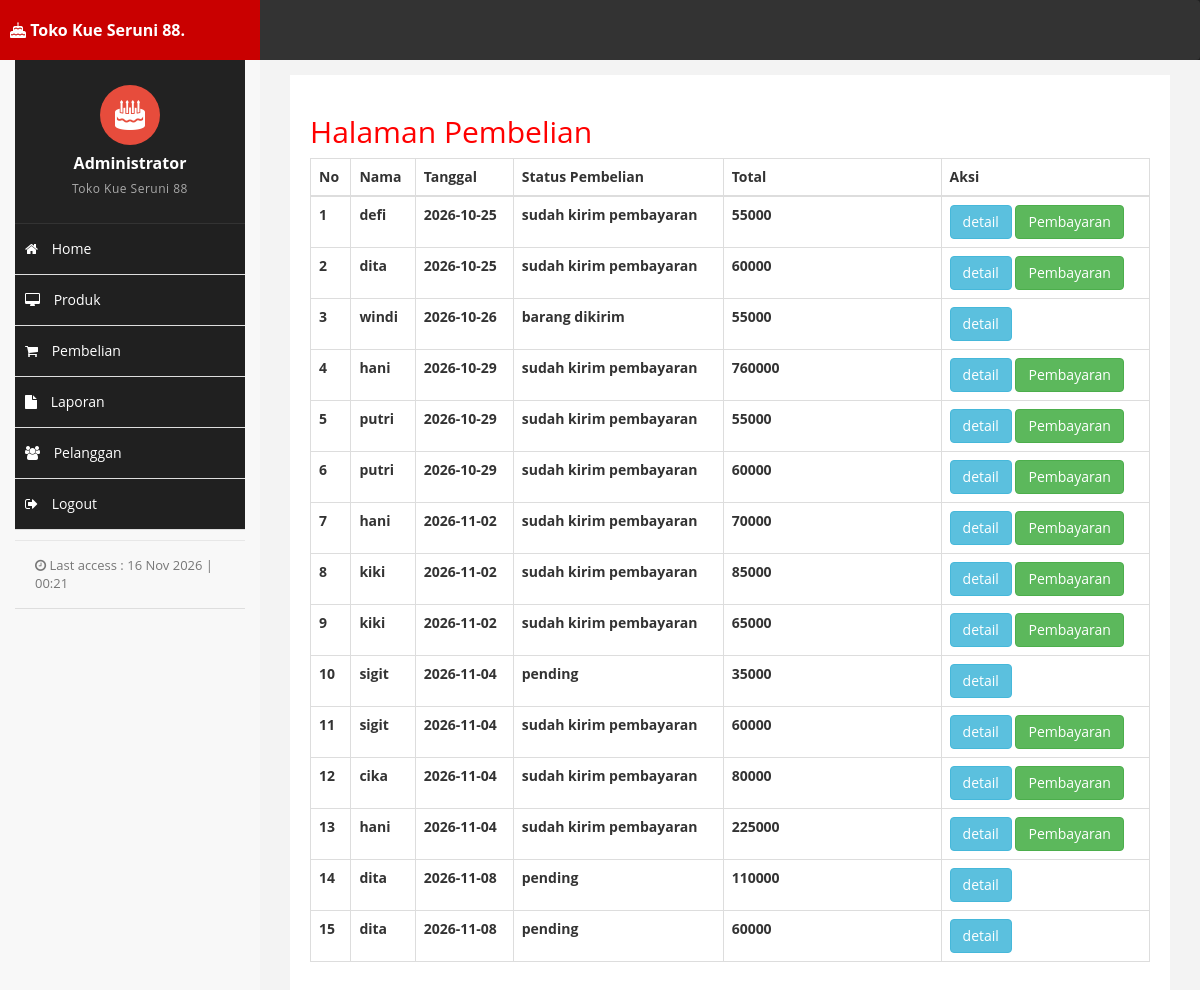
Page /admin/index.php?halaman=pembelian (signed in) on the committed database.
### tables this page shows
CREATE TABLE `pembelian` (
  `id_pembelian` int(11) NOT NULL,
  `id_pelanggan` int(11) NOT NULL,
  `id_ongkir` int(11) DEFAULT NULL,
  `tanggal_pembelian` date NOT NULL,
  `total_pembelian` int(11) NOT NULL,
  `nama_ekspedisi` varchar(50) NOT NULL,
  `tarif` int(11) NOT NULL,
  `alamat_pengiriman` text NOT NULL,
  `status_pembelian` varchar(100) NOT NULL DEFAULT 'pending',
  `resi_pengiriman` varchar(20) NOT NULL
);

CREATE TABLE `pelanggan` (
  `id_pelanggan` int(11) NOT NULL,
  `email_pelanggan` varchar(50) NOT NULL,
  `password_pelanggan` varchar(50) NOT NULL,
  `nama_pelanggan` varchar(50) NOT NULL,
  `telepon_pelanggan` varchar(50) NOT NULL,
  `alamat_pelanggan` text NOT NULL
);

### admin/pembelian.php (the view)
<h2>Halaman Pembelian</h2>
<div class="table-responsive">
    <table class="table table-bordered">
        <thead>
            <tr>
                <th>No</th>
                <th>Nama</th>
                <th>Tanggal</th>
                <th>Status Pembelian</th>
                <th>Total</th>
                <th>Aksi</th>
            </tr>
        </thead>
        <tbody>
            <?php $nomor=1; ?>
            <?php $ambil=$koneksi->query("SELECT * FROM pembelian JOIN pelanggan ON pembelian.id_pelanggan=pelanggan.id_pelanggan"); ?>
            <?php while($pecah = $ambil->fetch_assoc()){ ?>
            <tr>
                <th><?php echo $nomor; ?></th>
                <th><?php echo $pecah['nama_pelanggan']; ?></th>
                <th><?php echo $pecah['tanggal_pembelian']; ?></th>
                <th><?php echo $pecah['status_pembelian']; ?></th>
                <th><?php echo $pecah['total_pembelian']; ?></th>
                <th>
                    <a href="index.php?halaman=detail&id=<?php echo $pecah['id_pembelian']; ?>" class="btn btn-info">detail</a>
                    <?php if ($pecah['status_pembelian']=="sudah kirim pembayaran"): ?>
                        <a href="index.php?halaman=pembayaran&id=<?php echo $pecah['id_pembelian']?>" class="btn btn-success">Pembayaran</a>
                    <?php endif ?>
                </th>
            </tr>
            <?php $nomor++; ?>
            <?php }?>
        </tbody>
    </table>
</div>

### admin/assets/css/custom.css (style rules this page uses)
html, body { height: 100%; overflow: hidden; font-family: "Open Sans", sans-serif; margin: 0; padding: 0; scroll-behavior: smooth; }
h2 { color: #f00; }
.table td, .table th { white-space: normal; }
.table td:nth-child(5), .table th:nth-child(5) { min-width: 200px; }

### rows in the picture
pembelian: id_pelanggan.nama_pelanggan "defi", tanggal_pembelian "2026-10-25", status_pembelian "sudah kirim pembayaran", total_pembelian "55000"
pembelian: id_pelanggan.nama_pelanggan "dita", tanggal_pembelian "2026-10-25", status_pembelian "sudah kirim pembayaran", total_pembelian "60000"
pembelian: id_pelanggan.nama_pelanggan "windi", tanggal_pembelian "2026-10-26", status_pembelian "barang dikirim", total_pembelian "55000"
pembelian: id_pelanggan.nama_pelanggan "hani", tanggal_pembelian "2026-10-29", status_pembelian "sudah kirim pembayaran", total_pembelian "760000"
pembelian: id_pelanggan.nama_pelanggan "putri", tanggal_pembelian "2026-10-29", status_pembelian "sudah kirim pembayaran", total_pembelian "55000"
pembelian: id_pelanggan.nama_pelanggan "putri", tanggal_pembelian "2026-10-29", status_pembelian "sudah kirim pembayaran", total_pembelian "60000"
pembelian: id_pelanggan.nama_pelanggan "hani", tanggal_pembelian "2026-11-02", status_pembelian "sudah kirim pembayaran", total_pembelian "70000"
pembelian: id_pelanggan.nama_pelanggan "kiki", tanggal_pembelian "2026-11-02", status_pembelian "sudah kirim pembayaran", total_pembelian "85000"
pembelian: id_pelanggan.nama_pelanggan "kiki", tanggal_pembelian "2026-11-02", status_pembelian "sudah kirim pembayaran", total_pembelian "65000"
pembelian: id_pelanggan.nama_pelanggan "sigit", tanggal_pembelian "2026-11-04", status_pembelian "pending", total_pembelian "35000"
pembelian: id_pelanggan.nama_pelanggan "sigit", tanggal_pembelian "2026-11-04", status_pembelian "sudah kirim pembayaran", total_pembelian "60000"
pembelian: id_pelanggan.nama_pelanggan "cika", tanggal_pembelian "2026-11-04", status_pembelian "sudah kirim pembayaran", total_pembelian "80000"
pembelian: id_pelanggan.nama_pelanggan "hani", tanggal_pembelian "2026-11-04", status_pembelian "sudah kirim pembayaran", total_pembelian "225000"
pembelian: id_pelanggan.nama_pelanggan "dita", tanggal_pembelian "2026-11-08", status_pembelian "pending", total_pembelian "110000"
pembelian: id_pelanggan.nama_pelanggan "dita", tanggal_pembelian "2026-11-08", status_pembelian "pending", total_pembelian "60000"
